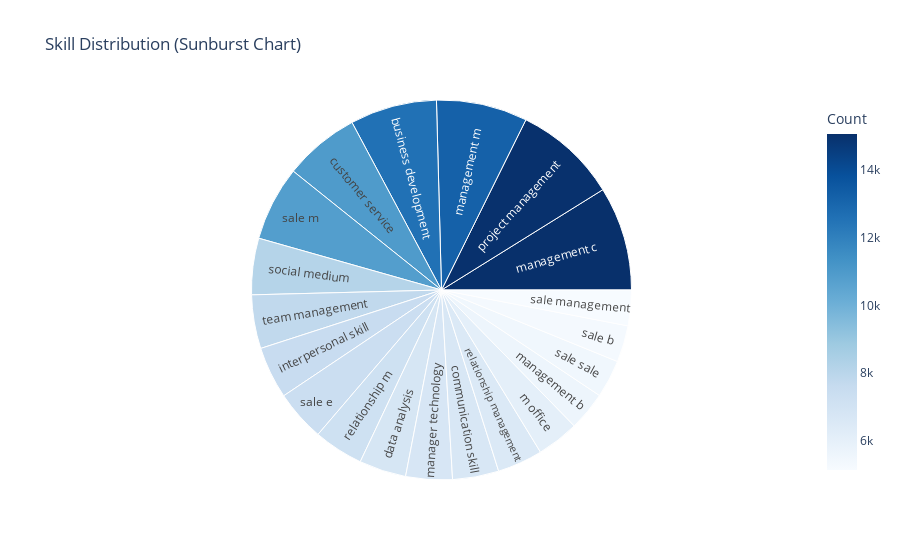

Write notebook code for a chart like this one.
### Markdown cell above
**f.Skills Analysis**

### Code cell
skills_split = [skill.split(', ') for skill in df_pd['extracted_skills'].dropna()]
flat_skills = [item for sublist in skills_split for item in sublist]
skills_count = Counter(flat_skills)

skills_df = pd.DataFrame(skills_count.items(), columns=["Skill", "Count"]).sort_values("Count", ascending=False)

fig = px.sunburst(skills_df.head(20), path=['Skill'], values='Count', 
                  title="Skill Distribution (Sunburst Chart)", color='Count', 
                  color_continuous_scale='blues')
fig.show()

### Figure 1 — Plotly figure (JSON) as saved in the notebook; plotly's stock layout.template omitted (floating-point values rounded to 4 significant figures)
{"data": [{"branchvalues": "total", "customdata": [[12561], [6691], [10947], [6805], [7524], [6106], [5639], [15054], [13179], [6738], [15000], [7189], [6561], [5301], [7376], [10813], [5147], [5486], [8165], [7768]], "domain": {"x": [0, 1], "y": [0, 1]}, "hovertemplate": "labels=%{label}<br>Count_sum=%{value}<br>parent=%{parent}<br>id=%{id}<br>Count=%{color}<extra></extra>", "ids": ["business development", "communication skill", "customer service", "data analysis", "interpersonal skill", "m office", "management b", "management c", "management m", "manager technology", "project management", "relationship m", "relationship management", "sale b", "sale e", "sale m", "sale management", "sale sale", "social medium", "team management"], "labels": ["business development", "communication skill", "customer service", "data analysis", "interpersonal skill", "m office", "management b", "management c", "management m", "manager technology", "project management", "relationship m", "relationship management", "sale b", "sale e", "sale m", "sale management", "sale sale", "social medium", "team management"], "marker": {"coloraxis": "coloraxis", "colors": [12561, 6691, 10947, 6805, 7524, 6106, 5639, 15054, 13179, 6738, 15000, 7189, 6561, 5301, 7376, 10813, 5147, 5486, 8165, 7768]}, "name": "", "parents": ["", "", "", "", "", "", "", "", "", "", "", "", "", "", "", "", "", "", "", ""], "type": "sunburst", "values": [12561, 6691, 10947, 6805, 7524, 6106, 5639, 15054, 13179, 6738, 15000, 7189, 6561, 5301, 7376, 10813, 5147, 5486, 8165, 7768]}], "layout": {"coloraxis": {"colorbar": {"title": {"text": "Count"}}, "colorscale": [[0, "rgb(247,251,255)"], [0.125, "rgb(222,235,247)"], [0.25, "rgb(198,219,239)"], [0.375, "rgb(158,202,225)"], [0.5, "rgb(107,174,214)"], [0.625, "rgb(66,146,198)"], [0.75, "rgb(33,113,181)"], [0.875, "rgb(8,81,156)"], [1, "rgb(8,48,107)"]]}, "legend": {"tracegroupgap": 0}, "title": {"text": "Skill Distribution (Sunburst Chart)"}}}
